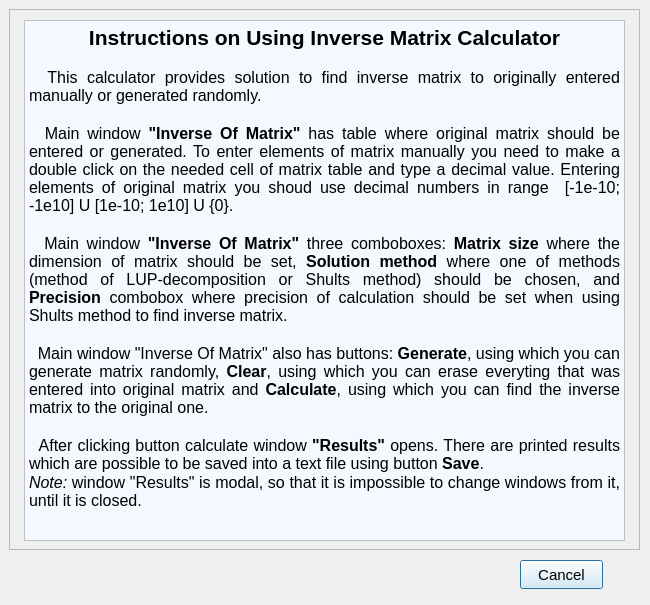
<?xml version="1.0" encoding="UTF-8"?>
<ui version="4.0">
 <class>HelpDialog</class>
 <widget class="QDialog" name="HelpDialog">
  <property name="geometry">
   <rect>
    <x>0</x>
    <y>0</y>
    <width>650</width>
    <height>605</height>
   </rect>
  </property>
  <property name="sizePolicy">
   <sizepolicy hsizetype="Fixed" vsizetype="Fixed">
    <horstretch>0</horstretch>
    <verstretch>0</verstretch>
   </sizepolicy>
  </property>
  <property name="minimumSize">
   <size>
    <width>650</width>
    <height>605</height>
   </size>
  </property>
  <property name="windowTitle">
   <string>Help</string>
  </property>
  <widget class="QFrame" name="HepFrame">
   <property name="geometry">
    <rect>
     <x>9</x>
     <y>9</y>
     <width>631</width>
     <height>541</height>
    </rect>
   </property>
   <property name="frameShape">
    <enum>QFrame::StyledPanel</enum>
   </property>
   <property name="frameShadow">
    <enum>QFrame::Raised</enum>
   </property>
   <widget class="QTextBrowser" name="HelpWindow">
    <property name="geometry">
     <rect>
      <x>15</x>
      <y>11</y>
      <width>601</width>
      <height>521</height>
     </rect>
    </property>
    <property name="sizePolicy">
     <sizepolicy hsizetype="Fixed" vsizetype="Preferred">
      <horstretch>0</horstretch>
      <verstretch>0</verstretch>
     </sizepolicy>
    </property>
    <property name="font">
     <font>
      <pointsize>11</pointsize>
     </font>
    </property>
    <property name="styleSheet">
     <string notr="true">color: rgb(0, 0, 0);
background-color: rgb(244, 248, 255);
border-bottom-color: rgb(0, 0, 0);</string>
    </property>
    <property name="html">
     <string>&lt;!DOCTYPE HTML PUBLIC &quot;-//W3C//DTD HTML 4.0//EN&quot; &quot;http://www.w3.org/TR/REC-html40/strict.dtd&quot;&gt;
&lt;html&gt;&lt;head&gt;&lt;meta name=&quot;qrichtext&quot; content=&quot;1&quot; /&gt;&lt;meta charset=&quot;utf-8&quot; /&gt;&lt;style type=&quot;text/css&quot;&gt;
p, li { white-space: pre-wrap; }
hr { height: 1px; border-width: 0; }
li.unchecked::marker { content: &quot;\2610&quot;; }
li.checked::marker { content: &quot;\2612&quot;; }
&lt;/style&gt;&lt;/head&gt;&lt;body style=&quot; font-family:'Segoe UI'; font-size:11pt; font-weight:400; font-style:normal;&quot;&gt;
&lt;p align=&quot;center&quot; style=&quot; margin-top:0px; margin-bottom:0px; margin-left:0px; margin-right:0px; -qt-block-indent:0; text-indent:0px;&quot;&gt;&lt;span style=&quot; font-size:16pt; font-weight:700;&quot;&gt;Instructions on Using Inverse Matrix Calculator&lt;/span&gt;&lt;/p&gt;
&lt;p align=&quot;justify&quot; style=&quot;-qt-paragraph-type:empty; margin-top:0px; margin-bottom:0px; margin-left:0px; margin-right:0px; -qt-block-indent:0; text-indent:0px;&quot;&gt;&lt;br /&gt;&lt;/p&gt;
&lt;p align=&quot;justify&quot; style=&quot; margin-top:0px; margin-bottom:0px; margin-left:0px; margin-right:0px; -qt-block-indent:0; text-indent:0px;&quot;&gt;&lt;span style=&quot; font-size:12pt;&quot;&gt;  This calculator provides solution to find inverse matrix to originally entered manually or generated randomly. &lt;/span&gt;&lt;/p&gt;
&lt;p align=&quot;justify&quot; style=&quot;-qt-paragraph-type:empty; margin-top:0px; margin-bottom:0px; margin-left:0px; margin-right:0px; -qt-block-indent:0; text-indent:0px; font-size:12pt;&quot;&gt;&lt;br /&gt;&lt;/p&gt;
&lt;p align=&quot;justify&quot; style=&quot; margin-top:0px; margin-bottom:0px; margin-left:0px; margin-right:0px; -qt-block-indent:0; text-indent:0px;&quot;&gt;&lt;span style=&quot; font-size:12pt;&quot;&gt;  Main window &lt;/span&gt;&lt;span style=&quot; font-size:12pt; font-weight:700;&quot;&gt;&amp;quot;Inverse Of Matrix&amp;quot;&lt;/span&gt;&lt;span style=&quot; font-size:12pt;&quot;&gt; has table where original matrix should be entered or generated. To enter elements of matrix manually you need to make a double click on the needed cell of matrix table and type a decimal value. Entering elements of original matrix you shoud use decimal numbers in range  [-1e-10; -1e10] U [1e-10; 1e10] U {0}.&lt;/span&gt;&lt;/p&gt;
&lt;p align=&quot;justify&quot; style=&quot;-qt-paragraph-type:empty; margin-top:0px; margin-bottom:0px; margin-left:0px; margin-right:0px; -qt-block-indent:0; text-indent:0px; font-size:12pt;&quot;&gt;&lt;br /&gt;&lt;/p&gt;
&lt;p align=&quot;justify&quot; style=&quot; margin-top:0px; margin-bottom:0px; margin-left:0px; margin-right:0px; -qt-block-indent:0; text-indent:0px;&quot;&gt;&lt;span style=&quot; font-size:12pt;&quot;&gt;  Main window &lt;/span&gt;&lt;span style=&quot; font-size:12pt; font-weight:700;&quot;&gt;&amp;quot;Inverse Of Matrix&amp;quot;&lt;/span&gt;&lt;span style=&quot; font-size:12pt;&quot;&gt; three comboboxes: &lt;/span&gt;&lt;span style=&quot; font-size:12pt; font-weight:700;&quot;&gt;Matrix size&lt;/span&gt;&lt;span style=&quot; font-size:12pt;&quot;&gt; where the dimension of matrix should be set, &lt;/span&gt;&lt;span style=&quot; font-size:12pt; font-weight:700;&quot;&gt;Solution method&lt;/span&gt;&lt;span style=&quot; font-size:12pt;&quot;&gt; where one of methods (method of LUP-decomposition or Shults method) should be chosen, and &lt;/span&gt;&lt;span style=&quot; font-size:12pt; font-weight:700;&quot;&gt;Precision&lt;/span&gt;&lt;span style=&quot; font-size:12pt;&quot;&gt; combobox where precision of calculation should be set when using Shults method to find inverse matrix. &lt;/span&gt;&lt;/p&gt;
&lt;p align=&quot;justify&quot; style=&quot;-qt-paragraph-type:empty; margin-top:0px; margin-bottom:0px; margin-left:0px; margin-right:0px; -qt-block-indent:0; text-indent:0px; font-size:12pt;&quot;&gt;&lt;br /&gt;&lt;/p&gt;
&lt;p align=&quot;justify&quot; style=&quot; margin-top:0px; margin-bottom:0px; margin-left:0px; margin-right:0px; -qt-block-indent:0; text-indent:0px;&quot;&gt;&lt;span style=&quot; font-size:12pt;&quot;&gt;  Main window &amp;quot;Inverse Of Matrix&amp;quot; also has buttons: &lt;/span&gt;&lt;span style=&quot; font-size:12pt; font-weight:700;&quot;&gt;Generate&lt;/span&gt;&lt;span style=&quot; font-size:12pt;&quot;&gt;, using which you can generate matrix randomly, &lt;/span&gt;&lt;span style=&quot; font-size:12pt; font-weight:700;&quot;&gt;Clear&lt;/span&gt;&lt;span style=&quot; font-size:12pt;&quot;&gt;, using which you can erase everyting that was entered into original matrix and &lt;/span&gt;&lt;span style=&quot; font-size:12pt; font-weight:700;&quot;&gt;Calculate&lt;/span&gt;&lt;span style=&quot; font-size:12pt;&quot;&gt;, using which you can find the inverse matrix to the original one.&lt;/span&gt;&lt;/p&gt;
&lt;p align=&quot;justify&quot; style=&quot; margin-top:0px; margin-bottom:0px; margin-left:0px; margin-right:0px; -qt-block-indent:0; text-indent:0px;&quot;&gt;&lt;span style=&quot; font-size:12pt;&quot;&gt;  &lt;/span&gt;&lt;/p&gt;
&lt;p align=&quot;justify&quot; style=&quot; margin-top:0px; margin-bottom:0px; margin-left:0px; margin-right:0px; -qt-block-indent:0; text-indent:0px;&quot;&gt;&lt;span style=&quot; font-size:12pt;&quot;&gt;  After clicking button calculate window &lt;/span&gt;&lt;span style=&quot; font-size:12pt; font-weight:700;&quot;&gt;&amp;quot;Results&amp;quot;&lt;/span&gt;&lt;span style=&quot; font-size:12pt;&quot;&gt; opens. There are printed results which are possible to be saved into a text file using button &lt;/span&gt;&lt;span style=&quot; font-size:12pt; font-weight:700;&quot;&gt;Save&lt;/span&gt;&lt;span style=&quot; font-size:12pt;&quot;&gt;. &lt;/span&gt;&lt;/p&gt;
&lt;p align=&quot;justify&quot; style=&quot; margin-top:0px; margin-bottom:0px; margin-left:0px; margin-right:0px; -qt-block-indent:0; text-indent:0px;&quot;&gt;&lt;span style=&quot; font-size:12pt; font-style:italic;&quot;&gt;Note:&lt;/span&gt;&lt;span style=&quot; font-size:12pt;&quot;&gt; window &amp;quot;Results&amp;quot; is modal, so that it is impossible to change windows from it, until it is closed.&lt;/span&gt;&lt;/p&gt;&lt;/body&gt;&lt;/html&gt;</string>
    </property>
   </widget>
  </widget>
  <widget class="QPushButton" name="CancelButton">
   <property name="geometry">
    <rect>
     <x>520</x>
     <y>560</y>
     <width>83</width>
     <height>29</height>
    </rect>
   </property>
   <property name="font">
    <font>
     <pointsize>11</pointsize>
    </font>
   </property>
   <property name="styleSheet">
    <string notr="true">color: rgb(0, 0, 0);
background-color: rgb(226, 243, 255);</string>
   </property>
   <property name="text">
    <string>Cancel</string>
   </property>
  </widget>
 </widget>
 <resources/>
 <connections/>
</ui>
